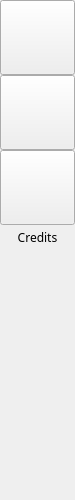
   <widget class="QWidget" name="sideBar_2" native="true">
    <property name="geometry">
     <rect>
      <x>0</x>
      <y>0</y>
      <width>75</width>
      <height>500</height>
     </rect>
    </property>
    <property name="minimumSize">
     <size>
      <width>75</width>
      <height>500</height>
     </size>
    </property>
    <property name="maximumSize">
     <size>
      <width>75</width>
      <height>500</height>
     </size>
    </property>
    <property name="layoutDirection">
     <enum>Qt::LeftToRight</enum>
    </property>
    <layout class="QVBoxLayout" name="sideBar" stretch="0,0,0,0">
     <property name="spacing">
      <number>0</number>
     </property>
     <property name="leftMargin">
      <number>0</number>
     </property>
     <property name="topMargin">
      <number>0</number>
     </property>
     <property name="rightMargin">
      <number>0</number>
     </property>
     <property name="bottomMargin">
      <number>250</number>
     </property>
     <item>
      <widget class="QToolButton" name="sideBarButton1">
       <property name="minimumSize">
        <size>
         <width>75</width>
         <height>75</height>
        </size>
       </property>
       <property name="maximumSize">
        <size>
         <width>75</width>
         <height>75</height>
        </size>
       </property>
       <property name="toolTip">
        <string>&lt;!DOCTYPE HTML PUBLIC &quot;-//W3C//DTD HTML 4.0//EN&quot; &quot;http://www.w3.org/TR/REC-html40/strict.dtd&quot;&gt;
&lt;html&gt;&lt;head&gt;&lt;meta name=&quot;qrichtext&quot; content=&quot;1&quot; /&gt;&lt;style type=&quot;text/css&quot;&gt;
p, li { white-space: pre-wrap; }
&lt;/style&gt;&lt;/head&gt;&lt;body style=&quot; font-family:'MS Shell Dlg 2'; font-size:8pt; font-weight:400; font-style:normal;&quot;&gt;
&lt;p style=&quot; margin-top:12px; margin-bottom:12px; margin-left:0px; margin-right:0px; -qt-block-indent:0; text-indent:0px;&quot;&gt;&lt;span style=&quot; font-weight:600;&quot;&gt;Home&lt;/span&gt;&lt;/p&gt;&lt;/body&gt;&lt;/html&gt;</string>
       </property>
       <property name="styleSheet">
        <string notr="true">QToolButton {
	border-image: url(:/sideBar/sideBarButton1_idle.png);
    }

QToolButton:hover {
	border-image: url(:/sideBar/sideBarButton1_hovered.png);
    }

QToolButton:pressed {
	border-image: url(:/sideBar/sideBarButton1_selected.png);
    }</string>
       </property>
       <property name="text">
        <string/>
       </property>
       <property name="iconSize">
        <size>
         <width>100</width>
         <height>100</height>
        </size>
       </property>
      </widget>
     </item>
     <item>
      <widget class="QToolButton" name="sideBarButton2">
       <property name="minimumSize">
        <size>
         <width>75</width>
         <height>75</height>
        </size>
       </property>
       <property name="maximumSize">
        <size>
         <width>75</width>
         <height>75</height>
        </size>
       </property>
       <property name="toolTip">
        <string>&lt;html&gt;&lt;head/&gt;&lt;body&gt;&lt;p&gt;&lt;span style=&quot; font-weight:600;&quot;&gt;Periodic Table of Elements&lt;/span&gt;&lt;/p&gt;&lt;p&gt;See the elements and its information.&lt;/p&gt;&lt;/body&gt;&lt;/html&gt;</string>
       </property>
       <property name="styleSheet">
        <string notr="true">QToolButton {
	border-image: url(:/sideBar/sideBarButton2_idle.png);
    }

QToolButton:hover {
	border-image: url(:/sideBar/sideBarButton2_hovered.png);
    }

QToolButton:pressed {
	border-image: url(:/sideBar/sideBarButton2_selected.png);
    }</string>
       </property>
       <property name="text">
        <string/>
       </property>
       <property name="iconSize">
        <size>
         <width>100</width>
         <height>100</height>
        </size>
       </property>
       <property name="autoRaise">
        <bool>false</bool>
       </property>
      </widget>
     </item>
     <item>
      <widget class="QToolButton" name="sideBarButton3">
       <property name="minimumSize">
        <size>
         <width>75</width>
         <height>75</height>
        </size>
       </property>
       <property name="maximumSize">
        <size>
         <width>75</width>
         <height>75</height>
        </size>
       </property>
       <property name="toolTip">
        <string>&lt;html&gt;&lt;head/&gt;&lt;body&gt;&lt;p&gt;&lt;span style=&quot; font-weight:600;&quot;&gt;Chemical Equation Balancer&lt;/span&gt;&lt;/p&gt;&lt;p&gt;Input a chemical equation to balance it.&lt;/p&gt;&lt;/body&gt;&lt;/html&gt;</string>
       </property>
       <property name="styleSheet">
        <string notr="true">QToolButton {
	border-image: url(:/sideBar/sideBarButton4_idle.png);
    }

QToolButton:hover {
	border-image: url(:/sideBar/sideBarButton4_hovered.png);
    }

QToolButton:pressed {
	border-image: url(:/sideBar/sideBarButton4_selected.png);
    }</string>
       </property>
       <property name="text">
        <string/>
       </property>
       <property name="iconSize">
        <size>
         <width>100</width>
         <height>100</height>
        </size>
       </property>
       <property name="autoRaise">
        <bool>false</bool>
       </property>
      </widget>
     </item>
     <item>
      <widget class="QPushButton" name="sideBarButton4">
       <property name="font">
        <font>
         <family>Segoe UI Light</family>
         <pointsize>9</pointsize>
        </font>
       </property>
       <property name="text">
        <string>Credits</string>
       </property>
       <property name="flat">
        <bool>true</bool>
       </property>
      </widget>
     </item>
    </layout>
   </widget>
